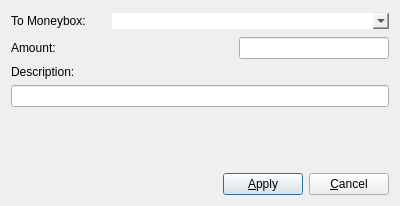
<?xml version="1.0" encoding="UTF-8"?>
<ui version="4.0">
 <class>AddSubTransferDialog</class>
 <widget class="QDialog" name="AddSubTransferDialog">
  <property name="geometry">
   <rect>
    <x>0</x>
    <y>0</y>
    <width>400</width>
    <height>206</height>
   </rect>
  </property>
  <property name="minimumSize">
   <size>
    <width>400</width>
    <height>0</height>
   </size>
  </property>
  <property name="windowTitle">
   <string>Dialog</string>
  </property>
  <layout class="QVBoxLayout" name="verticalLayout">
   <item>
    <widget class="QGroupBox" name="group_to_moneybox">
     <property name="styleSheet">
      <string notr="true">border: none;</string>
     </property>
     <property name="title">
      <string/>
     </property>
     <layout class="QHBoxLayout" name="horizontalLayout_3" stretch="0,0,1">
      <property name="leftMargin">
       <number>0</number>
      </property>
      <property name="topMargin">
       <number>0</number>
      </property>
      <property name="rightMargin">
       <number>0</number>
      </property>
      <property name="bottomMargin">
       <number>0</number>
      </property>
      <item>
       <widget class="QLabel" name="label_to_moneybox">
        <property name="text">
         <string>To Moneybox:</string>
        </property>
       </widget>
      </item>
      <item>
       <spacer name="horizontalSpacer">
        <property name="orientation">
         <enum>Qt::Orientation::Horizontal</enum>
        </property>
        <property name="sizeType">
         <enum>QSizePolicy::Policy::Fixed</enum>
        </property>
        <property name="sizeHint" stdset="0">
         <size>
          <width>20</width>
          <height>20</height>
         </size>
        </property>
       </spacer>
      </item>
      <item>
       <widget class="QComboBox" name="comboBox_moneyboxes"/>
      </item>
     </layout>
    </widget>
   </item>
   <item>
    <layout class="QHBoxLayout" name="horizontalLayout">
     <property name="bottomMargin">
      <number>0</number>
     </property>
     <item>
      <widget class="QLabel" name="label_amount">
       <property name="text">
        <string>Amount:</string>
       </property>
      </widget>
     </item>
     <item>
      <widget class="QLineEdit" name="lineEdit_amount">
       <property name="minimumSize">
        <size>
         <width>150</width>
         <height>0</height>
        </size>
       </property>
       <property name="maximumSize">
        <size>
         <width>150</width>
         <height>16777215</height>
        </size>
       </property>
       <property name="inputMethodHints">
        <set>Qt::InputMethodHint::ImhPreferNumbers</set>
       </property>
       <property name="text">
        <string/>
       </property>
      </widget>
     </item>
    </layout>
   </item>
   <item>
    <widget class="QLabel" name="label">
     <property name="text">
      <string>Description:</string>
     </property>
    </widget>
   </item>
   <item>
    <layout class="QVBoxLayout" name="verticalLayout_2">
     <property name="bottomMargin">
      <number>0</number>
     </property>
     <item>
      <widget class="QLineEdit" name="lineEdit_description"/>
     </item>
    </layout>
   </item>
   <item>
    <spacer name="verticalSpacer">
     <property name="orientation">
      <enum>Qt::Orientation::Vertical</enum>
     </property>
     <property name="sizeType">
      <enum>QSizePolicy::Policy::MinimumExpanding</enum>
     </property>
     <property name="sizeHint" stdset="0">
      <size>
       <width>0</width>
       <height>40</height>
      </size>
     </property>
    </spacer>
   </item>
   <item>
    <layout class="QHBoxLayout" name="horizontalLayout_2">
     <property name="bottomMargin">
      <number>0</number>
     </property>
     <item>
      <spacer name="horizontalSpacer_3">
       <property name="orientation">
        <enum>Qt::Orientation::Horizontal</enum>
       </property>
       <property name="sizeHint" stdset="0">
        <size>
         <width>40</width>
         <height>20</height>
        </size>
       </property>
      </spacer>
     </item>
     <item>
      <widget class="QPushButton" name="pushButton_apply">
       <property name="text">
        <string>&amp;Apply</string>
       </property>
      </widget>
     </item>
     <item>
      <widget class="QPushButton" name="pushButton_cancel">
       <property name="text">
        <string>&amp;Cancel</string>
       </property>
      </widget>
     </item>
    </layout>
   </item>
  </layout>
 </widget>
 <resources/>
 <connections/>
</ui>
